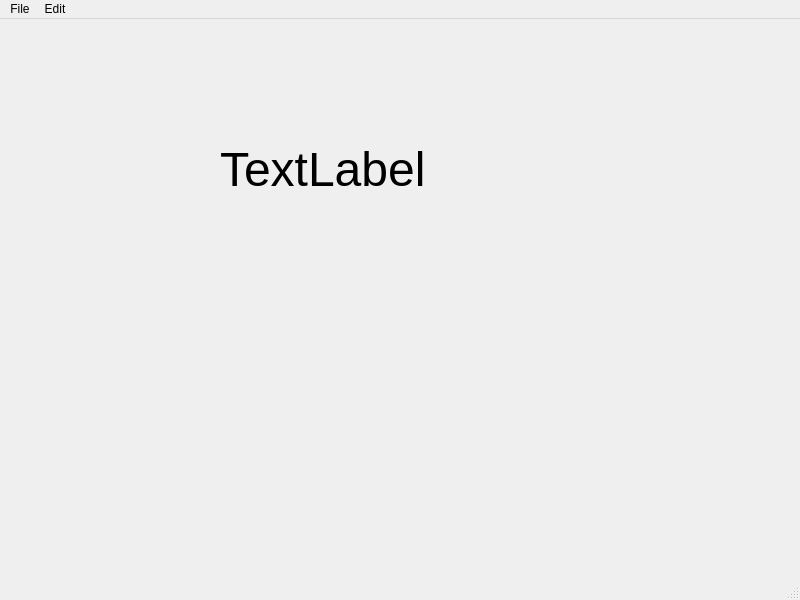
<?xml version="1.0" encoding="UTF-8"?>
<ui version="4.0">
 <class>MainWindow</class>
 <widget class="QMainWindow" name="MainWindow">
  <property name="geometry">
   <rect>
    <x>0</x>
    <y>0</y>
    <width>800</width>
    <height>600</height>
   </rect>
  </property>
  <property name="windowTitle">
   <string>MainWindow</string>
  </property>
  <widget class="QWidget" name="centralwidget">
   <widget class="QLabel" name="label">
    <property name="geometry">
     <rect>
      <x>220</x>
      <y>30</y>
      <width>401</width>
      <height>241</height>
     </rect>
    </property>
    <property name="font">
     <font>
      <pointsize>36</pointsize>
     </font>
    </property>
    <property name="text">
     <string>TextLabel</string>
    </property>
   </widget>
  </widget>
  <widget class="QMenuBar" name="menubar">
   <property name="geometry">
    <rect>
     <x>0</x>
     <y>0</y>
     <width>800</width>
     <height>31</height>
    </rect>
   </property>
   <widget class="QMenu" name="menuFile">
    <property name="title">
     <string>File</string>
    </property>
    <addaction name="actionNew"/>
    <addaction name="actionSave"/>
   </widget>
   <widget class="QMenu" name="menuEdit">
    <property name="title">
     <string>Edit</string>
    </property>
    <addaction name="actionCopy"/>
    <addaction name="actionPaste"/>
   </widget>
   <addaction name="menuFile"/>
   <addaction name="menuEdit"/>
  </widget>
  <widget class="QStatusBar" name="statusbar"/>
  <action name="actionEdit">
   <property name="text">
    <string>Edit</string>
   </property>
  </action>
  <action name="actionNew">
   <property name="text">
    <string>New</string>
   </property>
   <property name="statusTip">
    <string>Create a new file.</string>
   </property>
   <property name="shortcut">
    <string>Ctrl+N</string>
   </property>
  </action>
  <action name="actionSave">
   <property name="text">
    <string>Save</string>
   </property>
   <property name="statusTip">
    <string>Save a file.</string>
   </property>
   <property name="shortcut">
    <string>Ctrl+S</string>
   </property>
  </action>
  <action name="actionCopy">
   <property name="text">
    <string>Copy</string>
   </property>
   <property name="statusTip">
    <string>Copy a file.</string>
   </property>
   <property name="shortcut">
    <string>Ctrl+C</string>
   </property>
  </action>
  <action name="actionPaste">
   <property name="text">
    <string>Paste</string>
   </property>
   <property name="statusTip">
    <string>Paste a file.</string>
   </property>
   <property name="shortcut">
    <string>Ctrl+V</string>
   </property>
  </action>
 </widget>
 <resources/>
 <connections/>
</ui>
